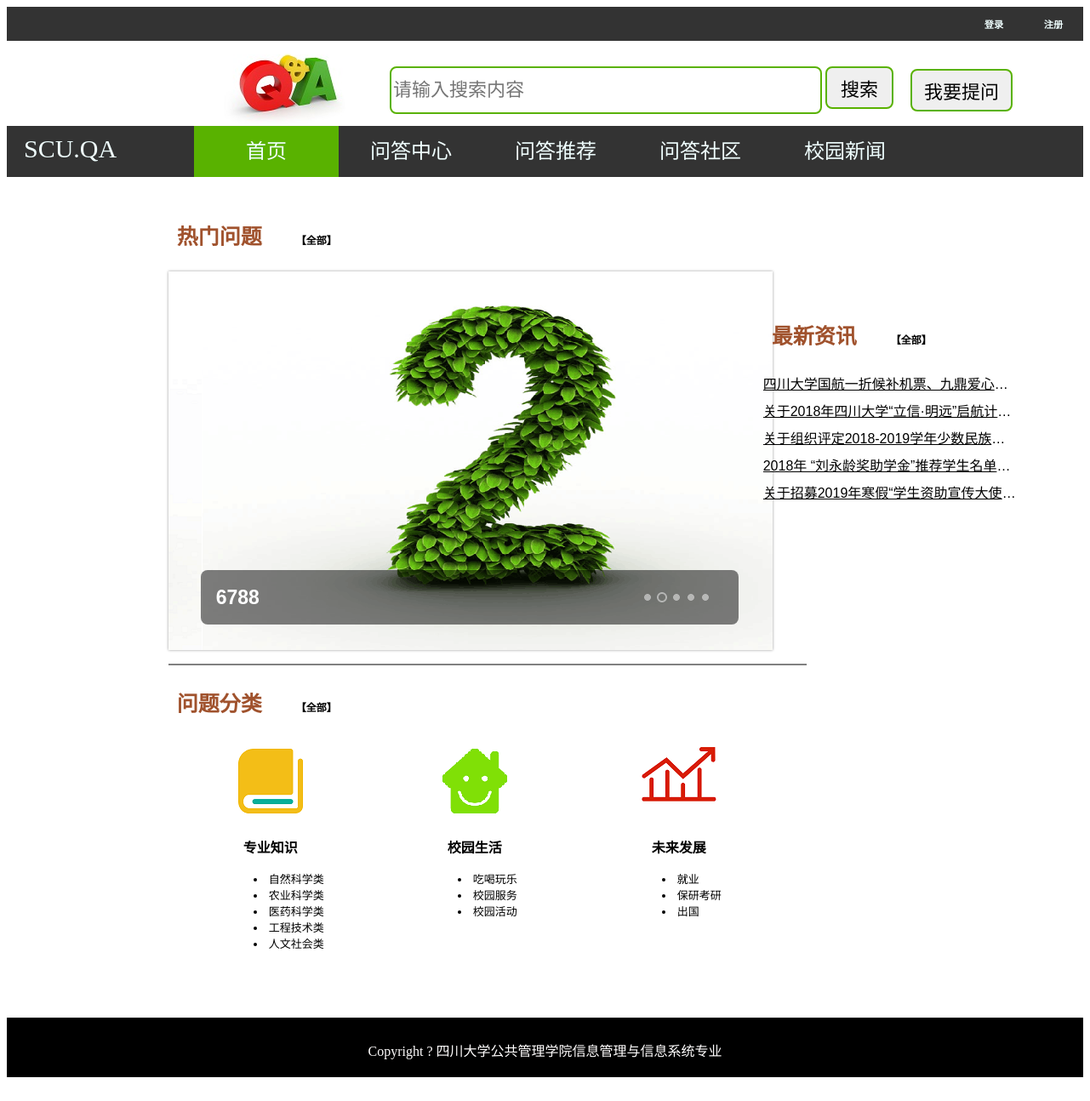
The app's page /index/ with its own data.
### QA/models.py (models this page shows)
class Question(models.Model):
    qauthor = models.ForeignKey(User, on_delete=models.CASCADE)
    ftype = models.ForeignKey(First_type,on_delete=models.CASCADE)
    stype = models.ForeignKey(Second_type,on_delete=models.CASCADE)
    qtitle = models.CharField(max_length=100)
    qcontent = models.TextField(max_length=500)
    q_time = models.DateTimeField(auto_now_add=True)
    q_img = models.ImageField(blank=True, null=True,upload_to='question_img')
    q_file = models.FileField(blank=True, null=True, upload_to='question_file')

class XgNews(models.Model):
    Xg_news = models.CharField(max_length=150)
    Xg_link = models.CharField(max_length=150)
    Xg_content = models.CharField(max_length=1000)
    Xg_post_time = models.DateTimeField(blank=True,null=True)

### QA/views.py (the view)
# urls.py: url(r'^index/$', views.index,name='index'),
def index(req):
    xgnews = models.XgNews.objects.all().order_by("-Xg_post_time")[:5]
    recquestions = models.Question.objects.annotate(num_answers=Count('answer')).filter(num_answers__gte=1).order_by('-num_answers')[:5]
    return render(req,'index.html',locals())

### templates/index.html (shortened to what this page needs)
{% extends "base1.html" %}
{% load staticfiles %}
{% block css %}
    <link rel="stylesheet" type="text/css" href="{% static 'css/base.css' %}" >
    <link rel="stylesheet" type="text/css" href="{% static 'css/index.css' %}" >
{% endblock %}
{% block content %}
<div class="index_top">
     <div class="index_rec">
        <h3 class="index_title">热门问题<a href="/recommend_hot_question/">【全部】</a></h3>
        <div class="banner clearfix">
            <div class="slider" id="slider">
                <ul class="slider-wrapper">
                    {% for question in recquestions %}
                        <li class="item" data-title="{{ question.qtitle }}">
                            <a href="/detail-{{ question.id }}/" class="pic"><img alt="#"></a>
                        </li>
                    {% endfor %}
                </ul>
                <div class="slider-title">
                    <h2></h2>
                </div>
                <div class="slider-btns">
                    <span class="item"></span>
                    <span class="item"></span>
                    <span class="item"></span>
                    <span class="item"></span>
                    <span class="item"></span>
                </div>
            </div>
        </div>
    </div>
    <div class="index_news">
        <h3 class="index_title">最新资讯<a href="/xg_news/">【全部】</a></h3>
        {% for xgnew in xgnews %}
            <div class="news_title"><a href="/xg-news-{{ xgnew.id }}/detail/">{{ xgnew.Xg_news }}</a></div>
        {% endfor %}
    </div>
    <div class="index_types" id="index_types">
        <hr style="border: grey 1px solid;">
        <h3 class="index_title">问题分类<a href="/type_all/">【全部】</a></h3>
        <div class="index_type_detail">
            <img src="/static/img/type1.png">
            <h4><a href="/type1-1/" >专业知识</a></h4>
            <li><a href="/type2-11">自然科学类</a></li>
            <li><a href="/type2-12">农业科学类</a></li>
            <li><a href="/type2-13">医药科学类</a></li>
            <li><a href="/type2-14">工程技术类</a></li>
            <li><a href="/type2-14">人文社会类</a></li>
        </div>
        <div class="index_type_detail">
            <img src="/static/img/type2.png">
            <h4><a href="/type1-2/" >校园生活</a></h4>
            <li><a href="/type2-21">吃喝玩乐</a></li>
            <li><a href="/type2-22">校园服务</a></li>
            <li><a href="/type2-23">校园活动</a></li>
        </div>
        <div class="index_type_detail">
            <img src="/static/img/type3.png">
            <h4><a href="/type1-3/" >未来发展</a></h4>
            <li><a href="/type2-31">就业</a></li>
            <li><a href="/type2-32">保研考研</a></li>
            <li><a href="/type2-33">出国</a></li>
        </div>
    </div>
</div>
{% endblock content %}

### static/css/index.css (style rules this page uses)
.index_top { min-height:600px; width:80%; margin-left:15%; margin-top: 50px; font-family: Arial; }
.index_rec { width: 750px; }
.index_title { color: sienna; margin-left: 10px; font-size:25px; }
.index_title a { font-size: 12px; margin-left: 40px; color: black; text-decoration:none; }
.banner { position: relative; height: 445px; }
.slider { position: relative; overflow: hidden; float: left; width: 710px; height: 445px; box-shadow: 0 0 3px rgba(0, 0, 0, .4); }
.slider-wrapper { position: relative; }
.slider .item { float: left; width: 710px; height: 445px; }
.slider .pic, .slider .pic img { width: 100%; height: 100%; }
.slider-title { position: absolute; left: 38px; bottom: 30px; width: 632px; height: 64px; background-color: rgba(0, 0, 0, .5); border-radius: 8px; color: #fff; }
.slider-title h2 { display: inline-block; padding: 0 18px; font-size: 23px; line-height: 64px; margin: 0; width: 450px; text-overflow:ellipsis; overflow:hidden; white-space: nowrap; }
.slider-btns { position: absolute; right: 68px; bottom: 56px; }
.slider-btns .item { width: 12px; height: 12px; margin-right: 5px; background: url(/static/img/icon_sprite.png) -622px -244px no-repeat; cursor: pointer; }
.slider-btns .item-cur { background-position: -642px -244px; }
.index_news { position: absolute; top: 350px; left: 70%; width: 300px; height: 300px; }
.news_title { font-size: 16px; font-weight: normal; width: 300px; white-space: nowrap; text-overflow: ellipsis; overflow:hidden; }
.news_title a { color: black; line-height: 200%; }
.index_types { width: 750px; height: 400px; }
.index_type_detail { width: 200px; height: 300px; float: left; margin-left: 20px; margin-right: 20px; }
.index_type_detail img { width: 100px; height: 100px; margin-left: 50px; }
.index_type_detail h4 { text-align: center; line-height: 50%; }
.index_type_detail a { text-decoration: none; color: black; }
.index_type_detail li { margin-left: 80px; font-size: 13px; }

### records on screen
XgNews: Xg_news "四川大学国航一折候补机票、九鼎爱心…"
XgNews: Xg_news "关于2018年四川大学“立信·明远”启航计…"
XgNews: Xg_news "关于组织评定2018-2019学年少数民族…"
XgNews: Xg_news "2018年 “刘永龄奖助学金”推荐学生名单…"
XgNews: Xg_news "关于招募2019年寒假“学生资助宣传大使…"
